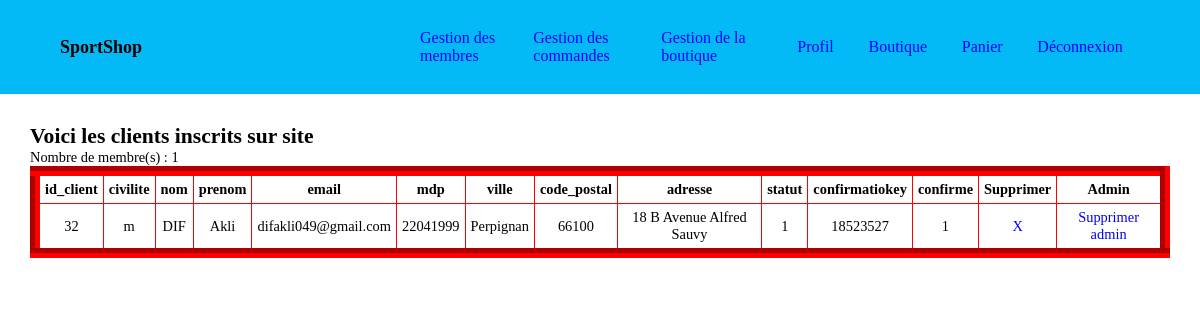
/admin/gestion_membre.php (signed in), run on the app's committed database.
### tables this page shows
CREATE TABLE `client` (
  `id_client` int NOT NULL,
  `civilite` enum('m','f') NOT NULL,
  `nom` varchar(20) NOT NULL,
  `prenom` varchar(20) NOT NULL,
  `email` varchar(50) NOT NULL,
  `mdp` varchar(32) NOT NULL,
  `ville` varchar(20) NOT NULL,
  `code_postal` int(5) UNSIGNED ZEROFILL NOT NULL,
  `adresse` varchar(50) NOT NULL,
  `statut` int NOT NULL DEFAULT '0',
  `confirmatiokey` varchar(255) NOT NULL,
  `confirme` tinyint(1) NOT NULL DEFAULT '0'
);

### inc/fonction.inc.php (called while the page is built, shortened)
<?php
function executeRequete($req)
{
	global $mysqli;
	$resultat = $mysqli->query($req);
	return $resultat;
}

### admin/gestion_membre.php (the view, shortened to what this page needs)
<?php
require_once("../inc/haut.inc.php");
echo '<h1> Voici les clients inscrits sur site </h1>';
	$resultat = executeRequete("SELECT * FROM client");
	echo "Nombre de membre(s) : " . $resultat->num_rows;
	echo "<table style='border-color:red' border=10> <tr>";
	while($colonne = $resultat->fetch_field())
	{
		echo '<th>' . $colonne->name . '</th>';
	}
	echo '<th> Supprimer </th>';
	echo '<th> Admin </th>';
	echo "</tr>";
	while ($membre = $resultat->fetch_assoc())
	{
		echo '<tr>';
		foreach ($membre as $information)
		{
			echo '<td>' . $information . '</td>';
		}
		echo "<td><a href='gestion_membre.php?msg=supok&&id_client=" . $membre['id_client'] . "' onclick='return(confirm(\"Etes-vous sure de vouloir supprimer ce membre?\"));'> X </a></td>";
		if ($membre['statut'] == 0)
			echo "<td><a href='gestion_membre.php?msg=pass_admin&&id_client=" . $membre['id_client'] . "' onclick='return(confirm(\"Etes-vous sùr de vouloir supprimer ce membre?\"));'> Passer en admin </a></td>";
		else
			echo "<td><a href='gestion_membre.php?msg=supp_admin&&id_client=" . $membre['id_client'] . "' onclick='return(confirm(\"Etes-vous sùr de vouloir supprimer ce membre?\"));'> Supprimer admin </a></td>";
		echo '</tr>';
	}
	echo '</table>';

### inc/css/style.css (style rules this page uses)
* { margin: 0; padding: 0; }
html { font-size: 90%; }
body, html { height:100%; }
a { text-decoration:none ; color: #0000ff; }
table { border-collapse: collapse; border-color: #000000; }
table tr td { text-align: center; }
td, th { padding: 5px; }

### data on the page
client: id_client "32", civilite "m", nom "DIF", prenom "Akli", email "difakli049@gmail.com", mdp "22041999", ville "Perpignan", code_postal "66100", adresse "18 B Avenue Alfred Sauvy", information "1", confirmatiokey "18523527"

### other printed values
$resultat->num_rows "1"
$colonne->name "id_client"
$colonne->name "civilite"
$colonne->name "nom"
$colonne->name "prenom"
$colonne->name "email"
$colonne->name "mdp"
$colonne->name "ville"
$colonne->name "code_postal"
$colonne->name "adresse"
$colonne->name "statut"
$colonne->name "confirmatiokey"
$colonne->name "confirme"
